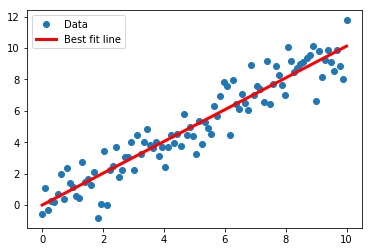

Reproduce this figure in Python.
'''
# Linear Regression: Decomposition Method
#----------------------------------
#
# Given Ax=b, solving for A:  y=a1*x1+a2*x2, a1=1
  for the sample  number of m 
  XA=Y     shapel X:[m 2]  A:[2 1] Y:[m 1]
# This function shows how to use Tensorflow to
# solve linear regression via the matrix inverse.
why:comuter the INVERSE  (X.T*X)^(-1)  is inefficient when m ,n is big 
# Given Ax=b, and a Cholesky decomposition such that
#  X.T*X= L*L' then we can get solve for A via
 X*A=Y->X.T*X*A=X.T*Y  s.t:X.T*X=L*L' ->L*L'*A=X.T*Y
 s.t:L'*A=Z  -> L*Z=X.T*Y
# 1) L*Z=X.T*Y  -> Z
# 2) L'*A=Z     -> A
'''
import matplotlib.pyplot as plt
import numpy as np
import tensorflow as tf
from tensorflow.python.framework import ops
ops.reset_default_graph()
sess=tf.Session()
x_vals=np.linspace(0,10,100)
y_vals=x_vals+np.random.normal(0,1,100)
x_vals_column=np.transpose(np.matrix(x_vals))
ones_column=np.matrix(np.ones((100,1)))#ones_column = np.transpose(np.matrix(np.repeat(1, 100)))
x=np.column_stack((ones_column,x_vals_column))
y=np.matrix(y_vals).T#y=np.transpose(np.matrix(y_vals))

#create tensors
x_tensor=tf.constant(x)
y_tensor=tf.constant(y)
# Find Cholesky Decomposition
x_xt=tf.matmul(tf.transpose(x_tensor),x_tensor)
L=tf.cholesky(x_xt)
#solve L*Z=X.T*Y 
xt_y=tf.matmul(tf.transpose(x_tensor),y_tensor)
Z=tf.matrix_solve(L,xt_y)
#solve L'*A=Z 
A=tf.matrix_solve(tf.transpose(L),Z)
A_eval=sess.run(A)
print("A:\n",A_eval)

#get the best fit line
best_fit_y=[]
for i in x_vals:
    best_fit_y.append(A_eval[0]+i*A_eval[1])
#best_fit_y=(np.dot(x,np.matrix(A_eval))).tolist()


#plot the fit line 
plt.plot(x_vals,y_vals,"o",label="Data")
plt.plot(x_vals,best_fit_y,'r-',label="Best fit line",linewidth=3)
plt.legend(loc='upper letf')
plt.show()
